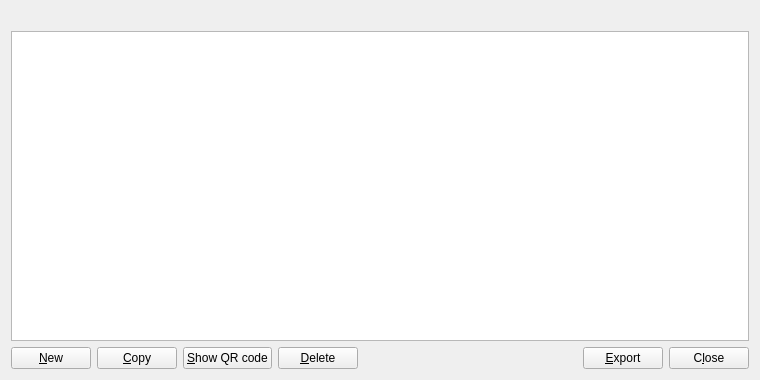
<?xml version="1.0" encoding="UTF-8"?>
<ui version="4.0">
 <class>AddressBookPage</class>
 <widget class="QWidget" name="AddressBookPage">
  <property name="geometry">
   <rect>
    <x>0</x>
    <y>0</y>
    <width>760</width>
    <height>380</height>
   </rect>
  </property>
  <layout class="QVBoxLayout" name="verticalLayout">
   <item>
    <widget class="QLabel" name="labelExplanation">
     <property name="textFormat">
      <enum>Qt::PlainText</enum>
     </property>
     <property name="wordWrap">
      <bool>true</bool>
     </property>
    </widget>
   </item>
   <item>
    <widget class="QTableView" name="tableView">
     <property name="contextMenuPolicy">
      <enum>Qt::CustomContextMenu</enum>
     </property>
     <property name="toolTip">
      <string>Right-click to edit address or label</string>
     </property>
     <property name="tabKeyNavigation">
      <bool>false</bool>
     </property>
     <property name="alternatingRowColors">
      <bool>true</bool>
     </property>
     <property name="selectionMode">
      <enum>QAbstractItemView::SingleSelection</enum>
     </property>
     <property name="selectionBehavior">
      <enum>QAbstractItemView::SelectRows</enum>
     </property>
     <property name="sortingEnabled">
      <bool>true</bool>
     </property>
     <attribute name="verticalHeaderVisible">
      <bool>false</bool>
     </attribute>
    </widget>
   </item>
   <item>
    <layout class="QHBoxLayout" name="horizontalLayout">
     <item>
      <widget class="QPushButton" name="newAddress">
       <property name="toolTip">
        <string>Create a new address</string>
       </property>
       <property name="text">
        <string>&amp;New</string>
       </property>
       <property name="autoDefault">
        <bool>false</bool>
       </property>
      </widget>
     </item>
     <item>
      <widget class="QPushButton" name="copyAddress">
       <property name="toolTip">
        <string>Copy the currently selected address to the system clipboard</string>
       </property>
       <property name="text">
        <string>&amp;Copy</string>
       </property>
       <property name="autoDefault">
        <bool>false</bool>
       </property>
      </widget>
     </item>
     <item>
      <widget class="QPushButton" name="showAddressQRCode">
       <property name="toolTip">
        <string>Show QR code for the currently selected address</string>
       </property>
       <property name="text">
        <string>&amp;Show QR code</string>
       </property>
       <property name="autoDefault">
        <bool>false</bool>
       </property>
      </widget>
     </item>
     <item>
      <widget class="QPushButton" name="deleteAddress">
       <property name="toolTip">
        <string>Delete the currently selected address from the list</string>
       </property>
       <property name="text">
        <string>&amp;Delete</string>
       </property>
       <property name="autoDefault">
        <bool>false</bool>
       </property>
      </widget>
     </item>
     <item>
      <spacer name="horizontalSpacer">
       <property name="orientation">
        <enum>Qt::Horizontal</enum>
       </property>
       <property name="sizeHint" stdset="0">
        <size>
         <width>40</width>
         <height>20</height>
        </size>
       </property>
      </spacer>
     </item>
     <item>
      <widget class="QPushButton" name="exportButton">
       <property name="toolTip">
        <string>Export the data in the current tab to a file</string>
       </property>
       <property name="text">
        <string>&amp;Export</string>
       </property>
       <property name="autoDefault">
        <bool>false</bool>
       </property>
      </widget>
     </item>
     <item>
      <widget class="QPushButton" name="closeButton">
       <property name="sizePolicy">
        <sizepolicy hsizetype="Minimum" vsizetype="Minimum">
         <horstretch>0</horstretch>
         <verstretch>0</verstretch>
        </sizepolicy>
       </property>
       <property name="text">
        <string>C&amp;lose</string>
       </property>
       <property name="autoDefault">
        <bool>false</bool>
       </property>
      </widget>
     </item>
    </layout>
   </item>
  </layout>
 </widget>
 <resources>
  <include location="../lqx.qrc"/>
 </resources>
 <connections/>
</ui>
